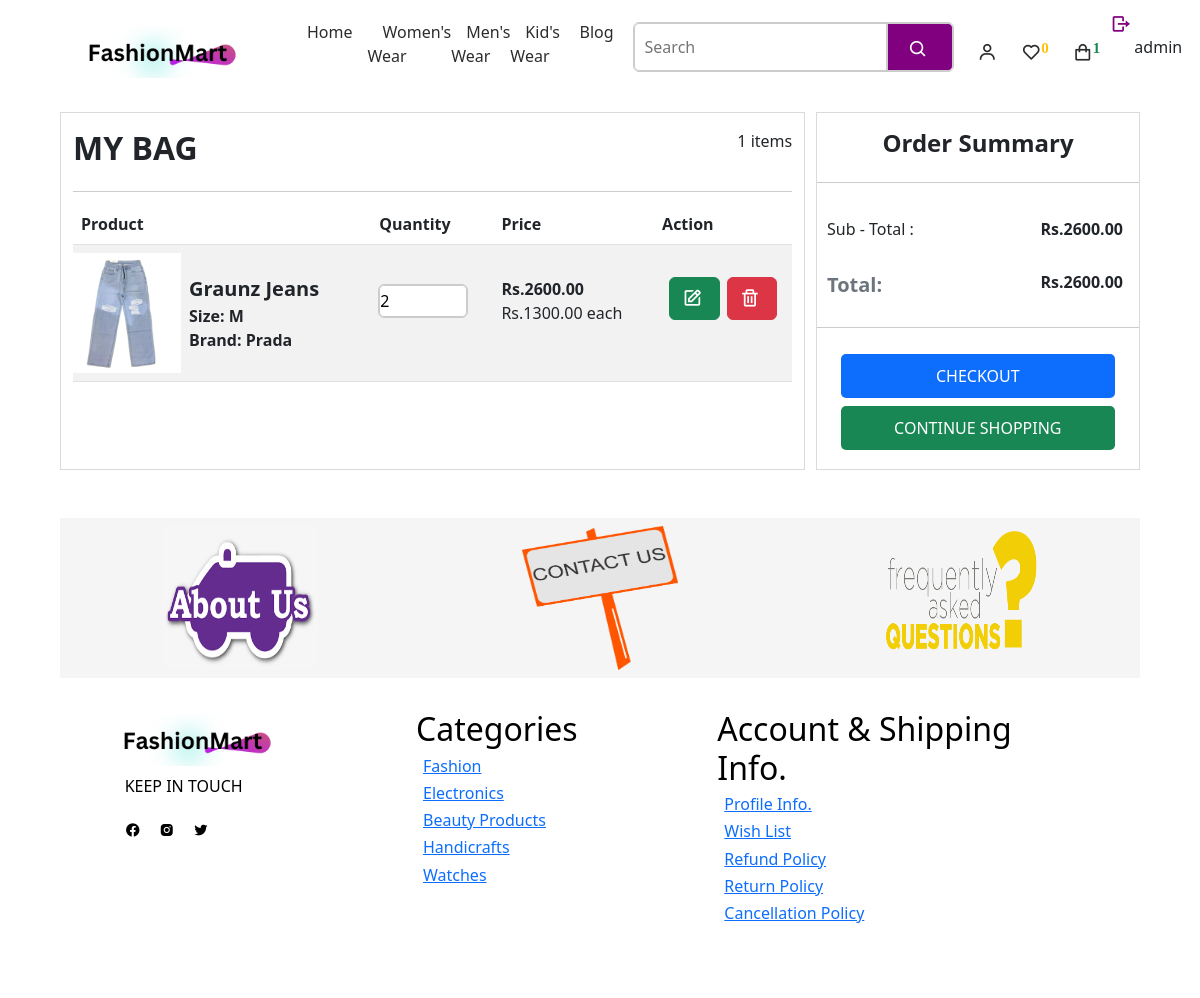
The app's page /cart/ (signed in) with its own data.
### myeSite/models.py (models this page shows, shortened)
class CartSystem(models.Model):
    user = models.ForeignKey(User, on_delete=models.CASCADE)
    product = models.ForeignKey(Product, on_delete=models.CASCADE)
    quantity = models.PositiveIntegerField(default=1)
    size = models.CharField(max_length=50)
    brand = models.ForeignKey(Brand, on_delete=models.CASCADE)

class Product(models.Model):
    name = models.CharField(max_length=255)
    description = models.TextField()
    stock_status = models.CharField(max_length=50, default='In Stock')
    old_price = models.DecimalField(max_digits=10, decimal_places=2, default=500,  null=True, blank=True)
    new_price = models.DecimalField(max_digits=10, decimal_places=2, default=400, null=False, blank=False)
    discount_price = models.DecimalField(max_digits=10, decimal_places=2, default=100,  null=True, blank=True)
    brand = models.ForeignKey(Brand, on_delete=models.CASCADE)
    category = models.ForeignKey(Category, on_delete=models.CASCADE)
    subcategory = models.ForeignKey(Subcategory, on_delete=models.CASCADE)
    image = models.ImageField(upload_to='product_images/')
    sizes = models.ManyToManyField(Size)

class Brand(models.Model):
    name = models.CharField(max_length=255)

### myeSite/views.py (the view)
# urls.py: path('cart/', views.cart, name='cart'),
def cart(request):
    if request.user.is_authenticated:
        cart_items = CartSystem.objects.filter(user=request.user)
        for item in cart_items:
            item.total_price = item.quantity * item.product.new_price
    else:
        cart_items = []
        return redirect('login')
    context = {
        'cart_items': cart_items,
    }
    return render(request, 'myeSite/cart_and_wishlist/cart.html', context)

### myeSite/context_processors.py (called while the page is built)
def categories_processor(request):
    categories = Category.objects.all().prefetch_related('subcategories')
    return {'categories': categories}

def wishlist_item_count(request):
    if request.user.is_authenticated:
        wishlist_item_count = Wishlist.objects.filter(user=request.user).count()
    else:
        wishlist_item_count = 0
    return {'wishlist_item_count': wishlist_item_count}

### myeSite/templates/myeSite/cart_and_wishlist/cart.html (shortened to what this page needs)
{% extends "main.html" %}
{% load static %}
{% block cart %}
<div class="cart-outerdiv">
    <div class="cart-details">
        <div class="container mt-3">
            <div class="product_heading d-flex justify-content-between">
                <h2 class="text-dark fs-2 fw-bold">MY BAG</h2>
                <span class="fw-light">{{request.cart_items|length}} items</span>
            </div>
            {% if request.cart_items %}
            <table class="table table-striped table-hover">
                <thead class="thead-dark">
                    <tr>
                        <th>Product</th>
                        <th>Quantity</th>
                        <th>Price</th>
                        <th>Action</th>
                    </tr>
                </thead>
                <tbody>
                    {% for item in cart_items %}
                    <tr>
                        <td>
                            <div class="product_image d-flex align-items-center">
                                <img src="{{item.product.image.url}}" alt="">
                                <div class="image_info ms-2">
                                    <p class="mb-0 m-0 fs-5 fw-bold">{{ item.product.name }} </p>
                                    <p class="mb-0 m-0 fw-semibold">Size: {{ item.size }}</p>
                                    <p class="mb-0 m-0 fw-semibold">Brand: {{ item.product.brand.name }}</p>
                                </div>
                            </div>
                        </td>
                        <td>
                            <div class="product_quantity">
                                <input type="number" value="{{item.quantity}}" readonly>
                            </div>
                        </td>
                        <td>
                            <div class="product_price">
                                <p class="mb-0 mt-4 fw-bold ms-0">Rs.{{ item.total_price }}</p>
                                <span class="mt-0 ms-0 fw-light">Rs.{{item.product.new_price}} each</span>
                            </div>
                        </td>
                        <td>
                            <div class="cart_action d-flex align-items-center justify-content-evenly">
                                <button type="submit" class="btn btn-success ms-0 w-auto mt-4"><a href="{% url 'itemsDetail' item.product.id %}"><i class='bx bx-edit'></i></a></button>
                                <form method="POST" action="{% url 'remove_from_cart' %}">
                                    <button type="submit" class="btn btn-danger ms-0 w-auto mt-4"><i class='bx bx-trash'></i></button>
                                </form>
                            </div>
                        </td>
                    </tr>
                    {% endfor %}
                </tbody>
            </table>
            {% else %}
            <p class="text-danger fs-5 ms-0 fw-bold">Your Bag is Empty.</p>
            <p class="ms-0">Explore our collection and add items to your cart.</p>
            <button class='w-25 ms-0 bg bg-secondary'><a href="{% url 'index' %}" id="browseProduct" class="text-light fw-bold">Browse Products</a></button>
            {% endif %}
        </div>
    </div>
    {% if request.cart_items %}
    <div class="cart_summary h-50">
        <h4 class="text-dark fw-bold text-center mb-4">Order Summary</h4>
        <div class="total_price">
            <div class="subtotal d-flex justify-content-between">
                <p class="text-dark fw-light">Sub - Total :</p>
                <p class="text-dark fw-semibold me-3">Rs.{{request.cart_summary.subtotal}}</p>
            </div>
            <div class="subtotal d-flex justify-content-between">
                <p class="text-secondary fw-semibold fs-5">Total:</p>
                <p class="text-dark fw-semibold me-3">Rs.{{request.cart_summary.total}}</p>
            </div>
        </div>
            <button class="mb-2 bg-primary"><a href="{% url 'shipping_address' %}">CHECKOUT</a></button><br>
        <button class="mt-0 bg-success"><a href="/">CONTINUE SHOPPING</a></button>
    </div>
    {% endif %}
</div>
{% endblock %}

### myeSite/templates/myeSite/navbar.html (shortened to what this page needs)
{% load static %}
<header>
    <a href="/"><img src="{% static './myeSite/images/fashion.png' %}" alt="logo"></a>
    <ul class="navmenu">
        <li><a href="/">Home</a></li>
        <div class="dropdown">
            <li><a href="#">Women's Wear</a></li>
        </div>
        <li><a href="#">Men's Wear</a></li>
        <li><a href="#">Kid's Wear</a></li>
        <li><a href="#">Blog</a></li>
    </ul>
    <div class="nav-icon">
        <form action="#" method="post" class='d-flex me-4'>
            <input type="text" name="search" placeholder="Search">
            <div class="search_icon">
                <i class='bx bx-search' id="searchIcon"></i>
            </div>
        </form>
        {% if request.user.is_authenticated %}
        <div class="dropdown">
            <i class='bx bx-user' id="myicons" ></i>
        </div>
        {% endif %}
        {% if request.user.is_authenticated %}
        <div class="dropdown">
            <a href="{% url 'wishlistdetail' %}"><i class='bx bx-heart' id="myicons"><sup class="text-warning fw-bold">{{wishlist_item_count}}</sup></i></a>
        </div>
        {% endif %}
        <div class="dropdown">
            {% if request.user.is_authenticated %}
            <i class='bx bx-shopping-bag' id="bagicon" onclick="showcart()" ><sup class="text-success fw-bold">{{request.cart_items|length}}</sup></i>
           {% else %}
           <a href="{% url 'login' %}"><i class='bx bx-shopping-bag' id="bagicon" ><sup class="text-success fw-bold">{{request.cart_items|length}}</sup></i></a>
            {% endif %}
        </div>
    </div>
    {% if user.is_authenticated %}
    <form action="{% url 'logoutModule' %}" method="GET">
        <button><small class="me-2 mb-0"><i class='bx bx-log-out bx-flip-horizontal' ></i></small></button>
    </form>
    <p>{{user.username}}</p>
    {% endif %}
</header>

### myeSite/static/myeSite/css/style.css (style rules this page uses)
* { margin: 0; padding: 0; box-sizing: border-box; scroll-behavior: smooth; }
html, body { height: 100%; width: 100%; }
header { position: fixed; width: 90%; height: 6.5rem; top: 0; z-index: 1000; background-color: #fff; display: flex; align-items: center; padding: 30px 0px; justify-content: space-between; }
header form button, small { position: absolute; top: 0; right: 0; cursor: pointer; }
header form button { width: 40px; height: 25px; background-color: #fff; }
header a { text-decoration: none; }
header a img { height: 200px; width: 200px; object-fit: contain; }
.navmenu { display: flex; list-style-type: none; }
.navmenu a { color: #2c2c2c; font-size: 16px; text-transform: capitalize; padding: 10px 15px; font-weight: 400; transition: all .42s ease; text-decoration: none; }
.nav-icon { display: flex; align-items: center; }
.nav-icon form input { border: 1px solid #ccc; outline: 1px solid #ccc; margin-left: 5px; height: 6vh; margin-top: -11px; padding: 10px; border-radius: 5px 0px 0px 5px; }
.nav-icon form i { cursor: pointer; }
.nav-icon i { margin-right: 20px; color: #2c2c2c; font-size: 20px; font-weight: 400; transition: all .42s ease; }
.search_icon { border: 1px solid #ccc; outline: 1px solid #ccc; background: purple; margin-top: -11px; border-radius: 0px 5px 5px 0px; display: flex; align-items: center; }
.search_icon i { display: flex; margin-left: 1.3rem; color: #fff; }
.dropdown { position: relative; }
#myicons { cursor: pointer; }
#bagicon { cursor: pointer; }
.container { height: 100%; width: 100%; margin-top: 7rem; }
.right-infoPart h5, span, p, button { margin-left: 10px; margin-top: 10px; margin-bottom: 1.2rem; }
button { width: 7rem; padding: 10px; border: none; border-radius: 5px; }
button i { font-size: 1.3rem; color: purple; }
.sortby h6, i { padding-right: 4px; margin-top: 4px; }
.infoaboutproduct p, span { margin: 0; }
.cart_action button i { color: white; }
.cart-outerdiv { height: auto; width: 100%; margin-top: 7rem; display: flex; gap: 1%; margin-bottom: 3rem; }
.cart-details { height: auto; width: 69%; border: 1px solid #dadada; }
.cart_summary { height: 10rem; width: 30%; border: 1px solid #dadada; }
.cart_summary h4 { border-bottom: 1px solid #ccc; padding-bottom: 1.5rem; margin-top: 1rem; }
.product_image img { height: 120px; width: 120px; object-fit: contain; margin-left: -20px; }
.product_quantity input { width: 5.5rem; height: 2rem; border-radius: 5px; border: 1px solid #ccc; outline: 1px solid #ccc; margin-top: 2rem; }
.product_heading { border-bottom: 1px solid #ccc; padding-bottom: 1rem; margin-bottom: 0.7rem; }
.total_price { border-bottom: 1px solid #ccc; padding-bottom: 0.5rem; margin-bottom: 1rem; }
.cart_summary button { width: 85%; margin-left: 1.5rem; }
.cart_summary button a { color: #fff; text-decoration: none; }

### records on screen
CartSystem: product.image (picture), product.name "Graunz Jeans", size "M", product.brand.name "Prada", quantity "2", total_price "2600.00", product.new_price "1300.00"

### other values on screen
{{ wishlist_item_count }} "0"
{{ request.cart_items|length }} "1"
{{ user.username }} "admin"
{{ request.cart_summary.subtotal }} "2600.00"
{{ request.cart_summary.total }} "2600.00"
